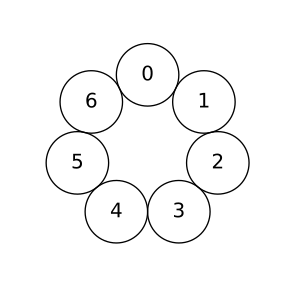

Here is the Python script that generated this plot:
from matplotlib import patches
import matplotlib.pyplot as plt
import numpy as np
n_nodes = 7

# %%
fig = plt.figure(figsize=(3,3))
ax = plt.subplot(111)
ax.axis('equal')
ax.axis('off')
big_radius = 20
delta = np.pi * 2 / n_nodes
small_radius = np.sin(delta / 2) * big_radius
for i in range(n_nodes):
    x, y = np.sin(delta * i) * big_radius, np.cos(delta * i) * big_radius
    circle = patches.Circle((x, y), radius=small_radius, edgecolor='k',
                            facecolor='none')
    ax.text(x, y, i, va='center', ha='center', size=15)
    ax.add_patch(circle)
ax.autoscale_view()
fig
fig.savefig('ring.svg', transparent=True)
